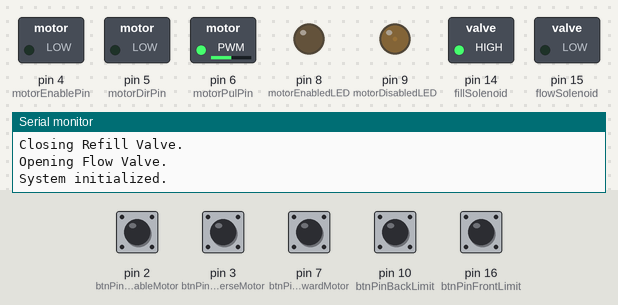
This program was run on a simulated Arduino Micro, built with avr-gcc and run on an emulated ATmega32U4. On the bench: switched loads named in the program (green lamp = pin HIGH), output pins drawn as LEDs (lit = HIGH), the last lines printed to the serial monitor. The test bench sets the inputs (shaded band); at power-on: pin 2 (btnPinToEnableMotor), pin 3 (btnPinToReverseMotor), pin 7 (btnPinToForwardMotor), pin 10 (btnPinBackLimit), pin 16 (btnPinFrontLimit) HIGH.

Above: at 3.7 s.
3.8 s: pin 3 (btnPinToReverseMotor) pulled LOW for 0.15 s
At 5.1 s:
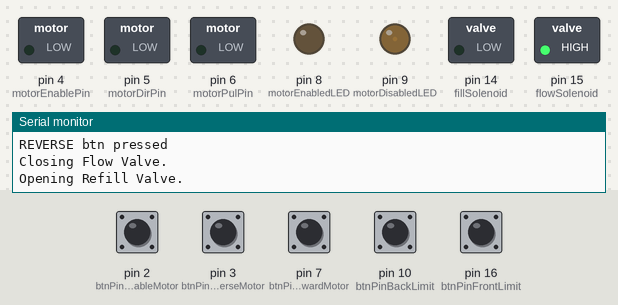
6.9 s: pin 10 (btnPinBackLimit) pulled LOW for 1 s
At 9.3 s:
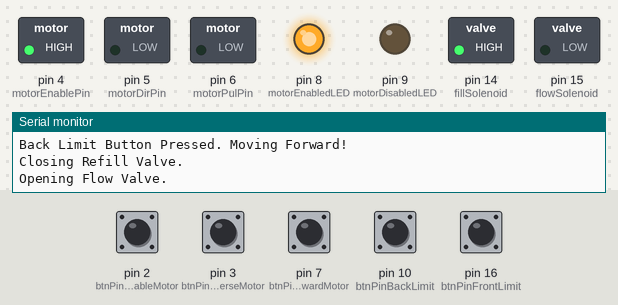
9.9 s: pin 2 (btnPinToEnableMotor) pulled LOW for 0.15 s
At 11.7 s:
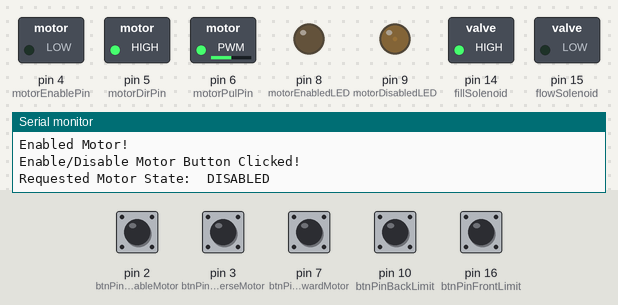
12.4 s: pin 7 (btnPinToForwardMotor) pulled LOW for 0.15 s
At 13.6 s:
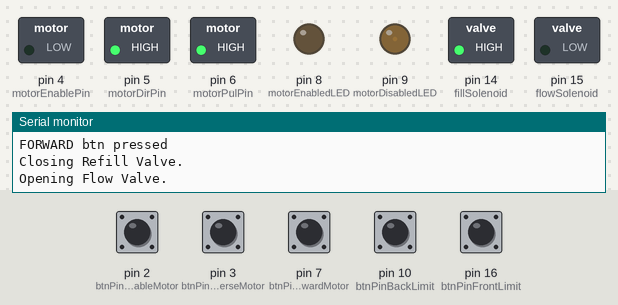
15.5 s: pin 16 (btnPinFrontLimit) pulled LOW for 1 s
At 18.3 s:
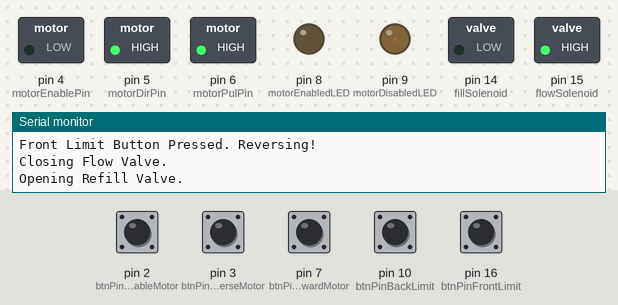
19.5 s: pin 10 (btnPinBackLimit) pulled LOW for 0.15 s
At 23.6 s:
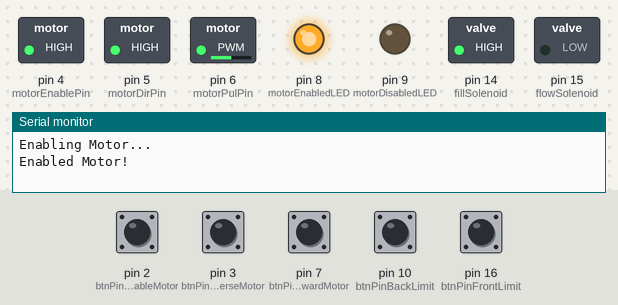
Timing chart, 0 to 26.0 s (numbered marks = the images above; inputs shaded):
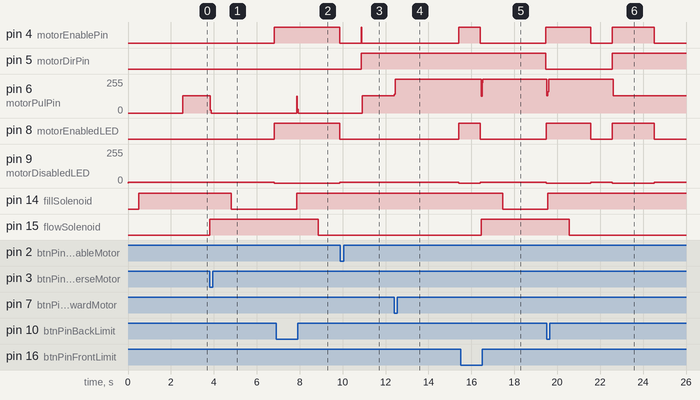

Measured:
- after the input at 3.8 s, pin 4 (motorEnablePin), pin 8 (motorEnabledLED): LOW → HIGH after 3.0 s; pin 6 (motorPulPin): 129/255 → 0/255 at once; pin 9 (motorDisabledLED): 5/255 → 0/255 after 3.0 s; pin 14 (fillSolenoid): HIGH → LOW after 1.0 s; pin 15 (flowSolenoid): LOW → HIGH at once
- after the input at 6.9 s, pin 4 (motorEnablePin), pin 8 (motorEnabledLED): HIGH → LOW after 3.0 s; pin 9 (motorDisabledLED): 0/255 → 5/255 after 3.0 s; pin 14 (fillSolenoid): LOW → HIGH after 0.97 s; pin 15 (flowSolenoid): HIGH → LOW after 2.0 s
- after the input at 9.9 s, pin 8 (motorEnabledLED): stays LOW (without the input it goes to HIGH after 0.98 s); pin 9 (motorDisabledLED): stays 5/255 (without the input it goes to 0/255 after 0.98 s)
- after the input at 12.4 s, pin 4 (motorEnablePin), pin 8 (motorEnabledLED): LOW → HIGH after 3.0 s; pin 6 (motorPulPin): 128/255 → 255/255 at once; pin 9 (motorDisabledLED): 5/255 → 0/255 after 3.0 s
- after the input at 15.5 s, pin 5 (motorDirPin): HIGH → LOW after 4.0 s; pin 14 (fillSolenoid): HIGH → LOW after 2.0 s; pin 15 (flowSolenoid): LOW → HIGH after 0.97 s
- after the input at 19.5 s, pin 4 (motorEnablePin), pin 8 (motorEnabledLED): HIGH → LOW after 2.1 s instead of 5.0 s; pin 5 (motorDirPin): LOW → HIGH after 3.1 s; pin 9 (motorDisabledLED): 0/255 → 5/255 after 2.1 s instead of 5.0 s; pin 14 (fillSolenoid): LOW → HIGH after 0.05 s; pin 15 (flowSolenoid): HIGH → LOW after 1.1 s

The program:

main.cpp
```cpp
/**
* @file syringe_pump_control.cpp
* @brief Stepper motor controller for automated syringe pump system
* @details Controls bi-directional stepper motor movement with limit switches,
*          solenoid valves, and status LEDs for a medical syringe pump
* @author Saurabh Datta
* @date Nov 2024
*
* @note Built for Arduino Pro Micro (ATmega32U4) or Arduino Micro: https://amzn.eu/d/dSED3HR
* @warning Medical device - requires validation before clinical use
*/

#include <Arduino.h>

/*
TBD:
* Double click forward button, increases speed to move forward.
*/


/** Pin Definitions Section
* @defgroup PinDefinitions Hardware Pin Mappings
* @{
*/
/**
* @brief Stepper Motor Control Pins
* @details Defines pins for enable, direction and pulse control
*/
#define motorEnablePin 4
#define motorDirPin 5
#define motorPulPin 6


/**
* @brief Input Button Pins
* @details Control buttons and limit switch inputs
*/
// Button pins definition (Stepper motor Action buttons)
#define btnPinToEnableMotor 2
#define btnPinToReverseMotor 3
#define btnPinToForwardMotor 7
// Limit button pin definitions
#define btnPinFrontLimit 16
#define btnPinBackLimit 10

/**
* @brief Output Control Pins
* @details LED indicators and solenoid valve controls
* @{
*/
// LED pins definition
#define motorEnabledLED 8   // Non-PWM pin
#define motorDisabledLED 9  // PWM enabled pin
// Solenoid valve pins
#define fillSolenoid 14
#define flowSolenoid 15
/** @} */ // End of pin definitions


/**
* @brief Global State Variables
* @details Tracks system state including:
* - Button debounce timing
* - Motor movement state
* - Limit switch states
* - Movement timing parameters
*/
// Button click handling variables
volatile bool enableMotorBtnPressed = false;
volatile unsigned long lastDebounceTimeForEnableMotorBtnPress = 0;
unsigned long enableMotorBtnDebounceDelay = 50;

volatile bool reverseMotorDirBtnPressed = false;
volatile unsigned long lastDebounceTimeForReverseMotorBtnPress = 0;
unsigned long reverseMotorBtnDebounceDelay = 50;

volatile bool forwardMotorDirBtnPressed = false;
volatile unsigned long lastDebounceTimeForForwardMotorBtnPress = 0;
unsigned long forwardMotorBtnDebounceDelay = 50;


// Limit button variables
unsigned long lastDebounceTime[2] = { 0, 0 };
bool lastButtonState[2] = { HIGH, HIGH };
bool buttonState[2] = { HIGH, HIGH };
const unsigned long limitBtnDebounceDelay = 50;

// New variables for limit switch handling
volatile bool movingAwayFromFrontLimit = false;
volatile bool movingAwayFromBackLimit = false;
unsigned long limitReleaseTime = 0;
const unsigned long additionalMoveTime = 5000;  // 1 second of additional movement

// Stepper Motor motion ctrl variables
volatile bool motorEnabled = false;
volatile unsigned long stepSpeedinUS = 500;  // Some initial value (anyways, will get replaced as per action)
unsigned long lastTime = 0;

const unsigned long reverseSpeed = 100;  // 100
const unsigned long forwardSpeed = 100;  // 2500
const unsigned long limitRetractionSpeed = 50;


/**
* @brief Button Press ISR Functions
* @details Interrupt handlers for motor control buttons
* @param None
* @return None
*/
// ISR function to detect if the stepper motor enable/disable toggle button was pressed
void enableMotorCtrlISR() {
  enableMotorBtnPressed = true;
}
// ISR function to detect if the stepper motor is called upon to go in reverse (to fill the syringe)
void reverseMotorDirISR() {
  reverseMotorDirBtnPressed = true;
}
// ISR function to detect if the stepper motor is called upon to go forward in reverse (to fill the syringe)
void forwardMotorDirISR() {
  forwardMotorDirBtnPressed = true;
}


/**
* @brief Updates status LEDs based on motor state
* @param motorState [in] TRUE: motor enabled, FALSE: motor disabled
* @note Pin 8: Digital output, Pin 9: PWM (brightness: 5)
*/
void updateLEDs(volatile bool motorState) {
  digitalWrite(motorEnabledLED, motorState ? HIGH : LOW);
  // digitalWrite(motorDisabledLED, motorState ? LOW : HIGH);
  analogWrite(motorDisabledLED, motorState ? 0 : 5);
}


/**
* @brief Motor Control Functions
* @details Core functions for motor operation:
* - Enable/disable motor
* - Direction control
* - Speed control
* - Emergency stop handling
*/
void disableMotor() {
  // If motor was enabled
  if (motorEnabled) {
    // Disable the motor motion
    Serial.println("Disabling Motor...");
    digitalWrite(motorEnablePin, LOW);
    motorEnabled = false;
    updateLEDs(motorEnabled);
    Serial.println("Disabled Motor!");
  }
}

void enableMotor() {
  if (!motorEnabled) {
    // Enable the motor motion
    Serial.println("Enabling Motor...");
    digitalWrite(motorEnablePin, HIGH);
    delay(10);
    while (digitalRead(motorEnablePin) != HIGH) {
      Serial.println("Motor Enablement Failed!");
      Serial.println("Retrying ...");
      motorEnabled = false;
      digitalWrite(motorEnablePin, HIGH);
      delay(100);
    }
    motorEnabled = true;
    updateLEDs(motorEnabled);
    Serial.println("Enabled Motor!");
  }
}

void reverseMotor(int stepSpeed) {
  // 1. Disable the motor motion
  disableMotor();
  delay(1000);
  // 2. Set the spinning direction anti-clockwise & set the step speed
  Serial.print("Setting motor dir to \"clockwise\" & setting the motor speed by: ");
  Serial.print(stepSpeed);
  Serial.println(" uS");
  digitalWrite(motorDirPin, LOW);
  stepSpeedinUS = stepSpeed;
  // 3. Enable the motor motion
  enableMotor();
}

void forwardMotor(int stepSpeed) {
  // 1. Disable the motor motion
  disableMotor();
  delay(1000);
  // 2. Set the spinning direction anti-clockwise & set the step speed
  Serial.print("Setting motor dir to \"anti-clockwise\" & setting the motor speed by: ");
  Serial.print(stepSpeed);
  Serial.println(" uS");
  digitalWrite(motorDirPin, HIGH);
  stepSpeedinUS = stepSpeed;
  // 3. Enable the motor motion
  enableMotor();
}

void stopAndDisableMotor() {
  digitalWrite(motorEnablePin, LOW);
  motorEnabled = false;
  updateLEDs(motorEnabled);
  Serial.println("Motor stopped and disabled after limit switch action");
}

void stepperMotorUtility() {
  unsigned long currentMicros = micros();
  if (currentMicros - lastTime >= stepSpeedinUS) {
    lastTime = currentMicros;
    digitalWrite(motorPulPin, !digitalRead(motorPulPin));  // Toggle the motor step pin state
  }
}


/**
* @brief Limit Switch Handler
* @details Processes limit switch inputs with debouncing in a non-blocking fashion
* @param pin Input pin to check
* @return bool TRUE if switch is pressed
*/
// Function to determine, in parallel, if and when limit switches are being hit
bool limitPressed(int pin) {
  int buttonIndex = (pin == btnPinFrontLimit) ? 0 : 1;
  bool reading = digitalRead(pin);

  if (reading != lastButtonState[buttonIndex]) {
    lastDebounceTime[buttonIndex] = millis();
  }

  if ((millis() - lastDebounceTime[buttonIndex]) > limitBtnDebounceDelay) {
    if (reading != buttonState[buttonIndex]) {
      buttonState[buttonIndex] = reading;
    }
  }

  lastButtonState[buttonIndex] = reading;
  return buttonState[buttonIndex];
}


/**
* @brief Valve Control Functions
* @details Controls solenoid valves for:
* - Syringe filling operation
* - Flow dispensing operation
*/
void ctrlValveStatesFillSyringe() {
  Serial.println("Closing Flow Valve.");
  digitalWrite(flowSolenoid, HIGH);  // close main outgoing flow valve
  delay(1000);
  Serial.println("Opening Refill Valve.");
  digitalWrite(fillSolenoid, LOW);  // open intake re-fill valve
  delay(1000);
}

void ctrlValveStatesFlowSyringe() {
  Serial.println("Closing Refill Valve.");
  digitalWrite(fillSolenoid, HIGH);  // close intake re-fill valve
  delay(1000);
  Serial.println("Opening Flow Valve.");
  digitalWrite(flowSolenoid, LOW);  // open main outgoing flow valve
  delay(1000);
}


void setup() {
  // Disable on board RX TX LEDs
  pinMode(LED_BUILTIN_TX, INPUT);
  pinMode(LED_BUILTIN_RX, INPUT);

  Serial.begin(115200);
  while(!Serial){
    ;
  }

  // Declare Button pins & ISR functions
  pinMode(btnPinToEnableMotor, INPUT_PULLUP);
  attachInterrupt(digitalPinToInterrupt(btnPinToEnableMotor), enableMotorCtrlISR, FALLING);
  pinMode(btnPinToForwardMotor, INPUT_PULLUP);
  attachInterrupt(digitalPinToInterrupt(btnPinToForwardMotor), forwardMotorDirISR, FALLING);
  pinMode(btnPinToReverseMotor, INPUT_PULLUP);
  attachInterrupt(digitalPinToInterrupt(btnPinToReverseMotor), reverseMotorDirISR, FALLING);

  // Declare Limit buttons
  pinMode(btnPinFrontLimit, INPUT_PULLUP);
  pinMode(btnPinBackLimit, INPUT_PULLUP);

  // Signal LED pins & State declaration
  pinMode(motorEnabledLED, OUTPUT);
  pinMode(motorDisabledLED, OUTPUT);

  // Declare Stepper Motor pins as output
  pinMode(motorDirPin, OUTPUT);
  pinMode(motorPulPin, OUTPUT);
  pinMode(motorEnablePin, OUTPUT);

  // At start: set all button vals to false
  enableMotorBtnPressed = false;
  forwardMotorDirBtnPressed = false;
  reverseMotorDirBtnPressed = false;

  // At Start: disable Motor
  motorEnabled = false;
  digitalWrite(motorEnablePin, motorEnabled);
  updateLEDs(motorEnabled);
  delay(500);

  // Solenoid valve ctrl pins
  pinMode(fillSolenoid, OUTPUT);
  pinMode(flowSolenoid, OUTPUT);
  ctrlValveStatesFlowSyringe();

  Serial.println("System initialized.");
}


void loop() {
  // ------------------------------------------------------------- //
  // Handle Enabling Disabling motor through Action Button Presses //
  // ------------------------------------------------------------- //
  if (enableMotorBtnPressed) {
    unsigned long currTimeAtMotorEnableBtnPress = millis();
    if ((currTimeAtMotorEnableBtnPress - lastDebounceTimeForEnableMotorBtnPress) > enableMotorBtnDebounceDelay) {
      Serial.println("\nEnable/Disable Motor Button Clicked!");

      motorEnabled = !motorEnabled;
      digitalWrite(motorEnablePin, motorEnabled);
      // [TBD]: Check the actual pin state and then update the LEDs
      updateLEDs(motorEnabled);

      Serial.print("Requested Motor State:\t");
      if (motorEnabled) {
        Serial.println("ENABLED\n");
      } else {
        Serial.println("DISABLED\n");
      }

      lastDebounceTimeForEnableMotorBtnPress = currTimeAtMotorEnableBtnPress;
    }
    enableMotorBtnPressed = false;
  }


  // -------------------------------------------------------------------- //
  // On Forward Action button Press, handle Motor Reversing Functionality //
  // -------------------------------------------------------------------- //
  if (forwardMotorDirBtnPressed) {
    Serial.println("\nFORWARD btn pressed");
    ctrlValveStatesFlowSyringe();  // Close Refill Valve & Open Main Valve
    forwardMotor(forwardSpeed);    // Go forward in low speed (low step speed in micro-sec)
    forwardMotorDirBtnPressed = false;
    delay(1000);
  }

  // --------------------------------------------------------------------- //
  // On Backward Action button Press, handle Motor Reversing Functionality //
  // --------------------------------------------------------------------- //
  if (reverseMotorDirBtnPressed) {
    Serial.println("\nREVERSE btn pressed");
    ctrlValveStatesFillSyringe();  // Close Main Valve & Open Refill Valve
    reverseMotor(reverseSpeed);    // Reverse in high speed (high step speed in micro-sec)
    reverseMotorDirBtnPressed = false;
    delay(1000);
  }


  // ----------------------------------------------------------- //
  // Handle Limit Switch hitting functionality logic abstraction //
  // ----------------------------------------------------------- //
  bool frontLimitPressed = !limitPressed(btnPinFrontLimit);
  bool backLimitPressed = !limitPressed(btnPinBackLimit);

  if (frontLimitPressed && !movingAwayFromFrontLimit) {
    Serial.println("\nFront Limit Button Pressed. Reversing!");
    ctrlValveStatesFillSyringe();  // Close Main Valve & Open Refill Valve
    reverseMotor(limitRetractionSpeed);
    movingAwayFromFrontLimit = true;
  } else if (!frontLimitPressed && movingAwayFromFrontLimit) {
    if (limitReleaseTime == 0) {
      limitReleaseTime = millis();
    } else if (millis() - limitReleaseTime > additionalMoveTime) {
      stopAndDisableMotor();
      movingAwayFromFrontLimit = false;
      limitReleaseTime = 0;
    }
  }

  if (backLimitPressed && !movingAwayFromBackLimit) {
    Serial.println("\nBack Limit Button Pressed. Moving Forward!");
    ctrlValveStatesFlowSyringe();  // Close Refill Valve & Open Main Valve
    forwardMotor(limitRetractionSpeed);
    movingAwayFromBackLimit = true;
  } else if (!backLimitPressed && movingAwayFromBackLimit) {
    if (limitReleaseTime == 0) {
      limitReleaseTime = millis();
    } else if (millis() - limitReleaseTime > additionalMoveTime) {
      stopAndDisableMotor();
      movingAwayFromBackLimit = false;
      limitReleaseTime = 0;
    }
  }


  // ---------------------------- //
  // Parallel task: Motor Utility //
  // ---------------------------- //
  stepperMotorUtility();
}
```
